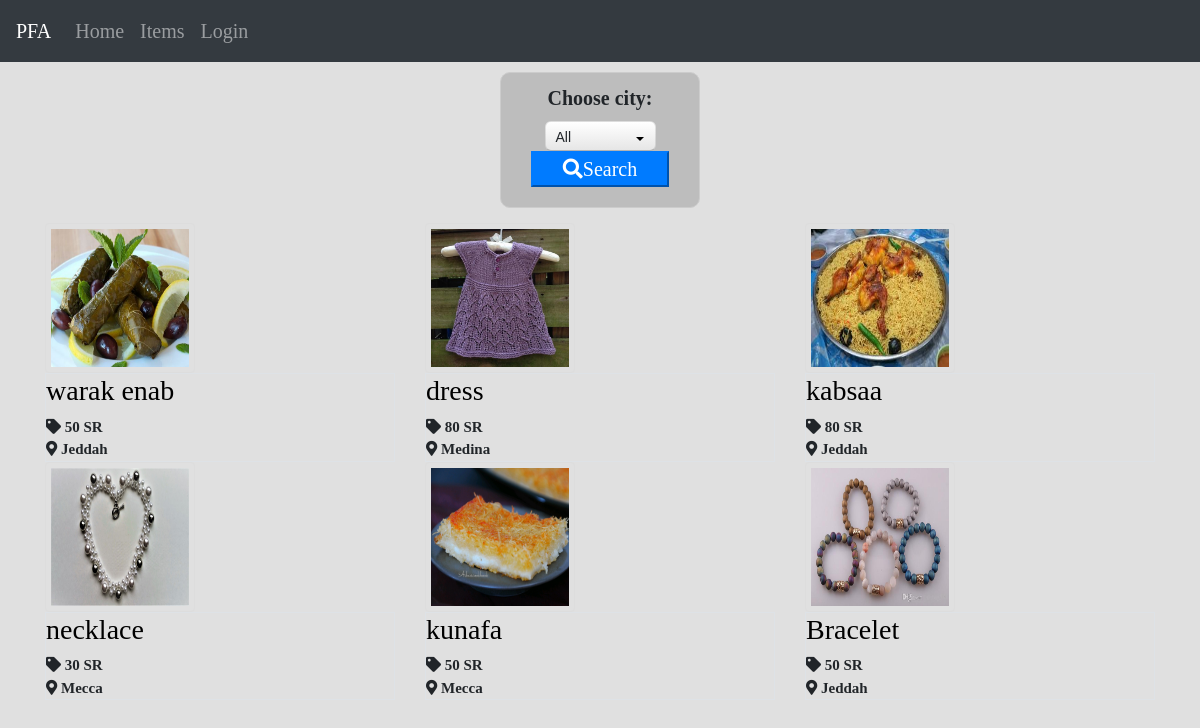
The page /items.php on the database its author committed.
### tables this page shows
CREATE TABLE `items` (
  `ID` int(11) NOT NULL,
  `Name` varchar(255) NOT NULL,
  `Description` varchar(255) NOT NULL,
  `Price` int(11) NOT NULL,
  `Date` date NOT NULL,
  `City` varchar(255) NOT NULL,
  `img` varchar(255) NOT NULL,
  `Cat_ID` int(11) NOT NULL,
  `Member_ID` int(11) NOT NULL
);

### items.php (the view, shortened to what this page needs)
<?php
include 'include.php';
$do='';
if (isset($_GET['do'])){
	$do=$_GET['do'];
} else {
$do='manage'; }
if($do=='manage'){
if (isset($_POST["city"]) && $_POST['city']!='All' )
{
$city =$_POST["city"];
$select=$connect->prepare("SELECT * FROM items where City ='$city'");
$count=$select->rowCount();
}else
$select=$connect->prepare("SELECT * FROM items");
$select->execute();
?>
<div class="row">
	<div class="col-sm">
       	<div class="text-center color">
            <form method="post" action="" >
                <label><strong> Choose city: </strong></label>
                    <select  name="city" class="select">
                    </select>
<div class="row">
    <div class="col">
        <button type="submit" class="btn-primary search">
            <i class="fa fa-search"></i>Search</button>
    </div>
</div>
            </form>
         </div>
    </div>
</div>
<?php
echo '<div class="container items">';
echo '<div class="row">';
foreach ($select as $sel) {
echo '<div class="col-sm-6 col-md-4">';
		echo '<div class="thumbnail item-box">';
		echo "<img src='admin/upload/" . $sel['img']."'/>";
		echo '<div class="caption border">';
			echo "<a href='items.php?do=disp&itemid=".$sel['ID']."'><h3>" . $sel['Name']  .       "</a></h3>";
		    echo '<p><i class="fas fa-tag"> '   . $sel['Price'] ." SR" .  '</i></p>';
		    echo '<p><i class="fas fa-map-marker-alt"> ' . $sel['City']  .       '</i></p>';
		echo '</div>';
		echo '</div>';
echo '</div>';
}
echo '</div>';
echo '</div>';
}

### css/frontend.css (style rules this page uses)
.text-center { margin-top: 30px; }
img { border: 1px solid #ddd; border-radius: 4px; padding: 5px; width: 150px; height: 150px; }
a { color:black; }
p { margin-top: 0; margin-bottom: 0rem; }
.items { margin-top: 15px; }
.item-box .caption { font-size: 15px; }
.items a { color: black; }
.color { font-size: 20px; border: 1px solid #ccc; padding: 10px; background-color: #BDBDBD; border-radius: 10px; margin-top: 10px; padding-bottom: 20px; margin-left: 500px; margin-right: 500px; }
.search { padding-right: 30px; padding-left: 30px; }

### rows shown on the page
items: img (picture), Name "warak enab", Price "50", City "Jeddah"
items: img (picture), Name "dress", Price "80", City "Medina"
items: img (picture), Name "kabsaa", Price "80", City "Jeddah"
items: img (picture), Name "necklace", Price "30", City "Mecca"
items: img (picture), Name "kunafa", Price "50", City "Mecca"
items: img (picture), Name "Bracelet", Price "50", City "Jeddah"
